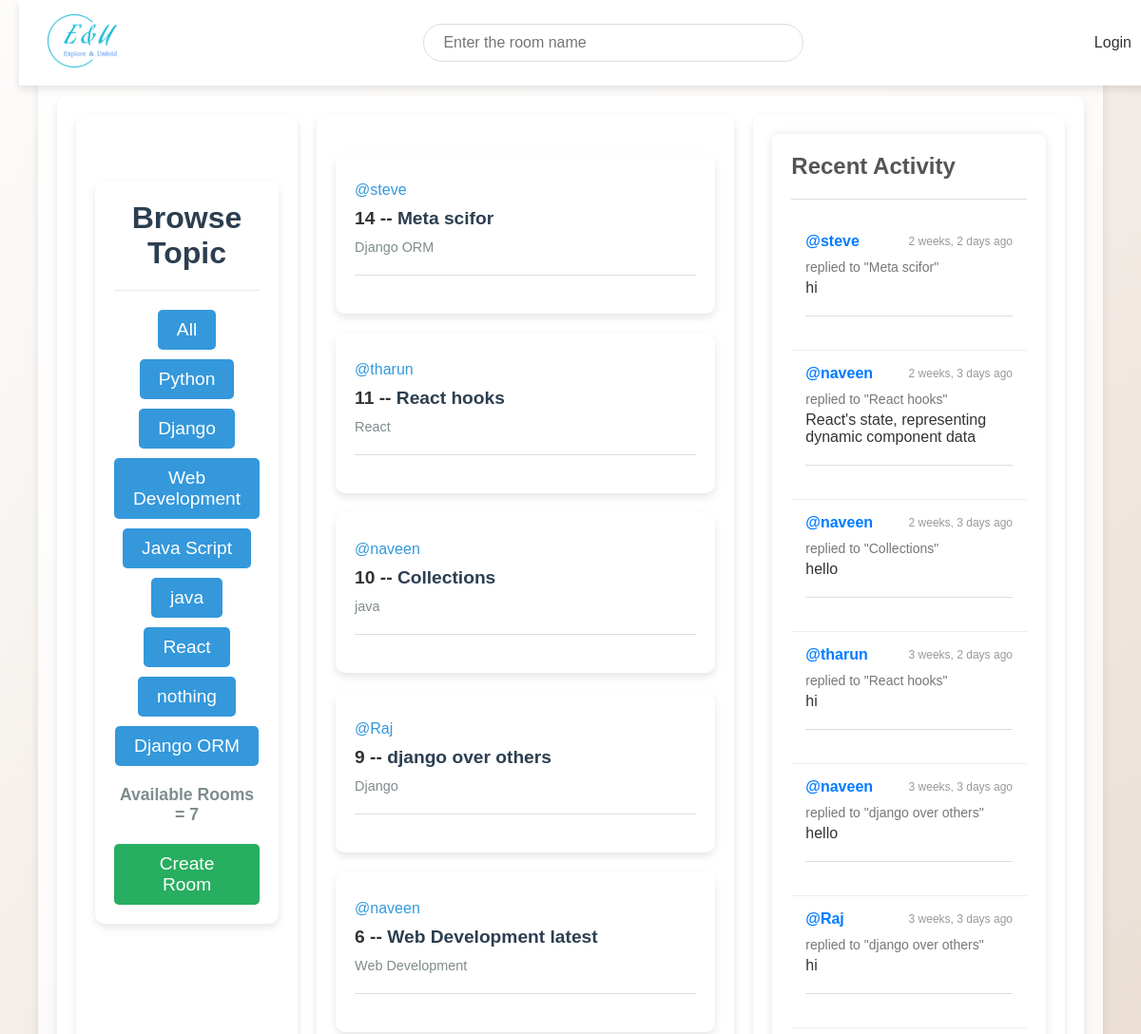
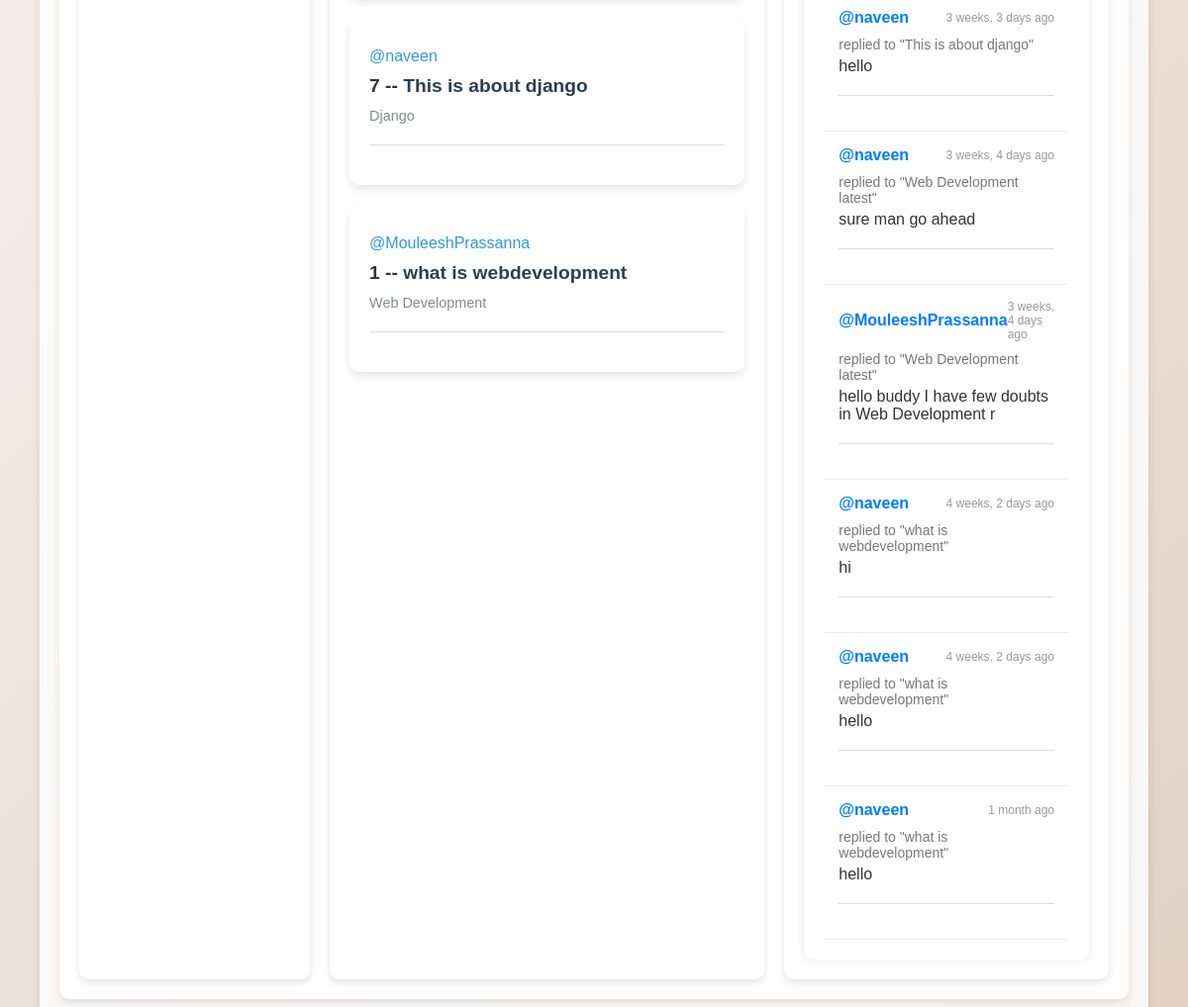
The page / on the database its author committed (2 pictures, top to bottom).
### base/models.py (models this page shows, shortened)
class Topic(models.Model):
    name = models.CharField(max_length=200)

class Room(models.Model):
    host = models.ForeignKey(
        User, on_delete=models.SET_NULL, null=True)
    topic = models.ForeignKey(
        Topic, on_delete=models.SET_NULL, null=True)
    name = models.CharField(max_length=200)
    description = models.TextField(null=True, blank=True)
    participants = models.ManyToManyField(
        User, related_name='participants', blank=True)
    updated = models.DateTimeField(auto_now=True)
    created = models.DateTimeField(auto_now_add=True)
    class Meta:
        ordering = ['-updated', '-created']
    def __str__(self):
        return self.name

class Message(models.Model):
    user = models.ForeignKey(
        User, on_delete=models.CASCADE)
    room = models.ForeignKey(
        Room, on_delete=models.CASCADE)
    body = models.TextField()
    updated = models.DateTimeField(auto_now=True)
    created = models.DateTimeField(auto_now_add=True)
    class Meta:
        ordering = ['-updated', '-created']
    def __str__(self):
        return self.body[0:50]

### base/views.py (the view)
# urls.py: 2. Add a URL to urlpatterns:  path('', views.home, name='home')
def home(request):
    q = request.GET.get('q') if request.GET.get('q') != None else ''
    rooms = Room.objects.filter(
        Q(topic__name__icontains=q) |
        Q(name__icontains=q) |
        Q(description__icontains=q)
    )
    topics = Topic.objects.all()
    room_count = rooms.count()
    room_messages = Message.objects.filter(
        Q(room__topic__name__icontains=q)
    )
    context = {'rooms': rooms, 'topics': topics,
               'room_count': room_count, 'room_messages': room_messages}
    return render(request, 'base/home.html', context)

### base/templates/base/home.html (shortened to what this page needs)
{% extends 'main.html' %} {% block content %}
<div class="home-container">
  <div class="sidebar">{% include 'base/topic_component.html' %}</div>
  <div class="feed">{% include 'base/feed_component.html' %}</div>
  <div class="activity">{% include 'base/activity_component.html' %}</div>
</div>
{% endblock %}

### base/templates/base/topic_component.html (shortened to what this page needs)
<div class="browse-topic-container">
  <h2>Browse Topic</h2>
  <hr />
  <div class="browse-topic-links">
    <div>
      <a href="{% url 'home' %}" class="browse-topic-link">All</a>
    </div>
    {% for topic in topics %}
    <div>
      <a
        href="{% url 'home' %}?q={{ topic.name|urlencode }}"
        class="browse-topic-link"
        >{{ topic.name }}</a
      >
    </div>
    {% endfor %}
  </div>
  <h4 class="room-count">Available Rooms = {{ room_count }}</h4>
  <a href="{% url 'create-room' %}" class="create-room-link">Create Room</a>
</div>

### base/templates/base/feed_component.html (shortened to what this page needs)
{% for room in rooms %}
<div class="room-card">
  <div class="room-info">
    <a href="{% url 'user-profile' room.host.id %}" class="room-host"
      >@{{ room.host.username }}</a
    >
    <h5 class="room-title">
      {{ room.id }} --
      <a href="{% url 'room' room.id %}" class="room-link">{{ room.name }}</a>
    </h5>
    <small class="room-topic">{{ room.topic.name }}</small>
  </div>
  <hr />
</div>
{% endfor %}

### base/templates/base/activity_component.html (shortened to what this page needs)
<!DOCTYPE html>
<html lang="en">
  <head>
  </head>
  <body>
    <div class="activity-container">
      <h2>Recent Activity</h2>
      <hr />
      {% for message in room_messages %}
      <div class="message-card">
        <div class="message-header">
          <a href="{% url 'user-profile' message.user.id %}" class="user-link"
            >@{{ message.user }}</a
          >
          <span class="time-ago">{{ message.created|timesince }} ago</span>
        </div>
        <div class="message-body">
          <span class="reply-info">replied to "{{ message.room }}"</span>
          <p class="message-content">{{ message }}</p>
        </div>
        <hr />
      </div>
      {% endfor %}
    </div>
  </body>
</html>

### templates/main.html (style rules this page uses)
body { background-image: linear-gradient(120deg, #fdfbfb 0%, #ebedee 100%); font-family: Arial, sans-serif; margin-top: 60px; }

### templates/navbar.html (style rules this page uses)
body, h1, h2, form, input, nav, a, p { margin: 0; padding: 0; box-sizing: border-box; font-family: "Arial", sans-serif; }
body { background-color: #f7f7f7; color: #333; }
hr { border: none; height: 1px; background-color: #ddd; margin: 10px 0; }
html { scroll-behavior: smooth; }
a { color: #007bff; text-decoration: none; transition: color 0.3s ease; }

### base/templates/base/home.html (style rules this page uses)
body { font-family: "Arial", sans-serif; background-image: linear-gradient(-225deg, #fffeff 0%, #d7fffe 100%); margin: 0; padding: 0; }
.home-container { display: grid; grid-template-columns: 1fr 3fr 1fr; gap: 20px; max-width: 1200px; margin: 20px auto; padding: 20px; background-color: #fff; border-radius: 10px; box-shadow: 0 4px 8px rgba(0, 0, 0, 0.1); }
.sidebar, .feed, .activity { padding: 20px; background-color: #fff; border-radius: 10px; box-shadow: 0 4px 8px rgba(0, 0, 0, 0.1); }
.sidebar { display: flex; flex-direction: column; align-items: center; animation: slide-in 0.5s ease-in-out; }
.feed { animation: fade-in 1s ease-in-out; }
.activity { animation: slide-in 0.5s ease-in-out; }

### base/templates/base/topic_component.html (style rules this page uses)
body { font-family: "Arial", sans-serif; background-image: linear-gradient( to right, #eea2a2 0%, #bbc1bf 19%, #57c6e1 42%, #b49fda 79%, #7ac5d8 100% ); margin: 0; padding: 0; }
.browse-topic-container { max-width: 600px; margin: 50px auto; padding: 20px; background-color: #fff; border-radius: 10px; box-shadow: 0 4px 8px rgba(0, 0, 0, 0.1); text-align: center; }
.browse-topic-container h2 { color: #2c3e50; font-size: 2em; margin-bottom: 20px; }
.browse-topic-container hr { border: none; height: 1px; background-color: #eaeaea; margin: 20px 0; }
.browse-topic-links { display: flex; flex-direction: column; gap: 10px; }
.browse-topic-link { display: inline-block; padding: 10px 20px; background-color: #3498db; color: #fff; text-decoration: none; border-radius: 5px; font-size: 1.2em; transition: background-color 0.3s ease, transform 0.3s ease; }
.room-count { color: #7f8c8d; font-size: 1.1em; margin: 20px 0; }
.create-room-link { display: inline-block; padding: 10px 20px; background-color: #27ae60; color: #fff; text-decoration: none; border-radius: 5px; font-size: 1.2em; transition: background-color 0.3s ease, transform 0.3s ease; }

### base/templates/base/feed_component.html (style rules this page uses)
body { font-family: "Arial", sans-serif; background-image: linear-gradient(135deg, #fdfcfb 0%, #e2d1c3 100%); margin: 0; padding: 0; }
.room-card { background-color: #fff; border-radius: 10px; box-shadow: 0 4px 8px rgba(0, 0, 0, 0.1); margin: 20px 0; padding: 20px; transition: transform 0.3s ease, box-shadow 0.3s ease; }
.room-info { margin-top: 10px; }
.room-host { color: #3498db; text-decoration: none; font-size: 1em; transition: color 0.3s ease; }
.room-title { font-size: 1.2em; margin: 10px 0; }
.room-link { color: #2c3e50; text-decoration: none; transition: color 0.3s ease; }
.room-topic { font-size: 0.9em; color: #7f8c8d; }
hr { border: none; height: 1px; background-color: #eaeaea; margin-top: 20px; }

### base/templates/base/activity_component.html (style rules this page uses)
body { font-family: "Arial", sans-serif; background-color: #f4f4f4; color: #333; margin: 0; padding: 20px; }
.activity-container { max-width: 800px; margin: auto; background: #fff; padding: 20px; border-radius: 8px; box-shadow: 0 0 10px rgba(0, 0, 0, 0.1); }
h2 { font-size: 24px; color: #555; margin-bottom: 20px; }
.message-card { padding: 15px; border-bottom: 1px solid #eee; }
.message-header { display: flex; justify-content: space-between; align-items: center; margin-bottom: 10px; }
.user-link { color: #007bff; text-decoration: none; font-weight: bold; }
.time-ago { font-size: 12px; color: #999; }
.message-body { margin-bottom: 10px; }
.reply-info { display: block; font-size: 14px; color: #777; margin-bottom: 5px; }
.message-content { font-size: 16px; color: #333; }
hr { border: 0; height: 1px; background: #ddd; margin: 20px 0; }

### rows shown on the page
Topic: name "Python"
Topic: name "Django"
Topic: name "Web Development"
Topic: name "Java Script"
Topic: name "java"
Topic: name "React"
Topic: name "nothing"
Topic: name "Django ORM"
Room: host.username "steve", id "14", name "Meta scifor", topic.name "Django ORM"
Room: host.username "tharun", id "11", name "React hooks", topic.name "React"
Room: host.username "naveen", id "10", name "Collections", topic.name "java"
Room: host.username "Raj", id "9", name "django over others", topic.name "Django"
Room: host.username "naveen", id "6", name "Web Development latest", topic.name "Web Development"
Room: host.username "naveen", id "7", name "This is about django", topic.name "Django"
Room: host.username "MouleeshPrassanna", id "1", name "what is webdevelopment", topic.name "Web Development"
Message: user "steve", created "2 weeks, 2 days", room "Meta scifor", body "hi"
Message: user "naveen", created "2 weeks, 3 days", room "React hooks", body "React's state, representing dynamic component data"
Message: user "naveen", created "2 weeks, 3 days", room "Collections", body "hello"
Message: user "tharun", created "3 weeks, 2 days", room "React hooks", body "hi"
Message: user "naveen", created "3 weeks, 3 days", room "django over others", body "hello"
Message: user "Raj", created "3 weeks, 3 days", room "django over others", body "hi"
Message: user "naveen", created "3 weeks, 3 days", room "This is about django", body "hello"
Message: user "naveen", created "3 weeks, 4 days", room "Web Development latest", body "sure man go ahead"
Message: user "MouleeshPrassanna", created "3 weeks, 4 days", room "Web Development latest", body "hello buddy I have few doubts in Web Development r"
Message: user "naveen", created "4 weeks, 2 days", room "what is webdevelopment", body "hi"
Message: user "naveen", created "4 weeks, 2 days", room "what is webdevelopment", body "hello"
Message: user "naveen", created "1 month", room "what is webdevelopment", body "hello"

### other values the page prints
{{ room_count }} "7"
